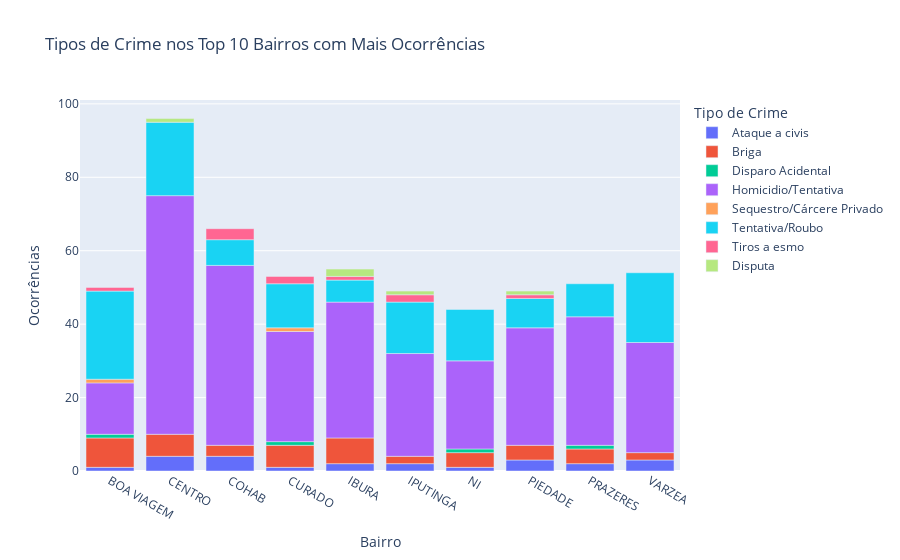

Notebook code for this chart:
### Code cell
# Tipos de crime mais comuns por bairro (top 10 bairros)
top_neighborhoods = df1.groupby('neighborhood')['occurrence'].sum().sort_values(ascending=False).head(10).index
df_top_neighborhoods = df1[df1['neighborhood'].isin(top_neighborhoods)]
crime_by_neighborhood = df_top_neighborhoods.groupby(['neighborhood', 'crimeType'])['occurrence'].sum().reset_index()
px.bar(crime_by_neighborhood, x='neighborhood', y='occurrence', color='crimeType',
       title='Tipos de Crime nos Top 10 Bairros com Mais Ocorrências',
       labels={'neighborhood': 'Bairro', 'occurrence': 'Ocorrências', 'crimeType': 'Tipo de Crime'})

### Figure 1 — Plotly figure (JSON) as saved in the notebook; plotly's stock layout.template omitted (floating-point values rounded to 4 significant figures)
{"data": [{"hovertemplate": "Tipo de Crime=Ataque a civis<br>Bairro=%{x}<br>Ocorrências=%{y}<extra></extra>", "legendgroup": "Ataque a civis", "marker": {"color": "#636efa", "pattern": {"shape": ""}}, "name": "Ataque a civis", "orientation": "v", "showlegend": true, "textposition": "auto", "type": "bar", "x": ["BOA VIAGEM", "CENTRO", "COHAB", "CURADO", "IBURA", "IPUTINGA", "NI", "PIEDADE", "PRAZERES", "VARZEA"], "xaxis": "x", "y": [1, 4, 4, 1, 2, 2, 1, 3, 2, 3], "yaxis": "y"}, {"hovertemplate": "Tipo de Crime=Briga<br>Bairro=%{x}<br>Ocorrências=%{y}<extra></extra>", "legendgroup": "Briga", "marker": {"color": "#EF553B", "pattern": {"shape": ""}}, "name": "Briga", "orientation": "v", "showlegend": true, "textposition": "auto", "type": "bar", "x": ["BOA VIAGEM", "CENTRO", "COHAB", "CURADO", "IBURA", "IPUTINGA", "NI", "PIEDADE", "PRAZERES", "VARZEA"], "xaxis": "x", "y": [8, 6, 3, 6, 7, 2, 4, 4, 4, 2], "yaxis": "y"}, {"hovertemplate": "Tipo de Crime=Disparo Acidental<br>Bairro=%{x}<br>Ocorrências=%{y}<extra></extra>", "legendgroup": "Disparo Acidental", "marker": {"color": "#00cc96", "pattern": {"shape": ""}}, "name": "Disparo Acidental", "orientation": "v", "showlegend": true, "textposition": "auto", "type": "bar", "x": ["BOA VIAGEM", "CURADO", "NI", "PRAZERES"], "xaxis": "x", "y": [1, 1, 1, 1], "yaxis": "y"}, {"hovertemplate": "Tipo de Crime=Homicidio/Tentativa<br>Bairro=%{x}<br>Ocorrências=%{y}<extra></extra>", "legendgroup": "Homicidio/Tentativa", "marker": {"color": "#ab63fa", "pattern": {"shape": ""}}, "name": "Homicidio/Tentativa", "orientation": "v", "showlegend": true, "textposition": "auto", "type": "bar", "x": ["BOA VIAGEM", "CENTRO", "COHAB", "CURADO", "IBURA", "IPUTINGA", "NI", "PIEDADE", "PRAZERES", "VARZEA"], "xaxis": "x", "y": [14, 65, 49, 30, 37, 28, 24, 32, 35, 30], "yaxis": "y"}, {"hovertemplate": "Tipo de Crime=Sequestro/Cárcere Privado<br>Bairro=%{x}<br>Ocorrências=%{y}<extra></extra>", "legendgroup": "Sequestro/Cárcere Privado", "marker": {"color": "#FFA15A", "pattern": {"shape": ""}}, "name": "Sequestro/Cárcere Privado", "orientation": "v", "showlegend": true, "textposition": "auto", "type": "bar", "x": ["BOA VIAGEM", "CURADO"], "xaxis": "x", "y": [1, 1], "yaxis": "y"}, {"hovertemplate": "Tipo de Crime=Tentativa/Roubo<br>Bairro=%{x}<br>Ocorrências=%{y}<extra></extra>", "legendgroup": "Tentativa/Roubo", "marker": {"color": "#19d3f3", "pattern": {"shape": ""}}, "name": "Tentativa/Roubo", "orientation": "v", "showlegend": true, "textposition": "auto", "type": "bar", "x": ["BOA VIAGEM", "CENTRO", "COHAB", "CURADO", "IBURA", "IPUTINGA", "NI", "PIEDADE", "PRAZERES", "VARZEA"], "xaxis": "x", "y": [24, 20, 7, 12, 6, 14, 14, 8, 9, 19], "yaxis": "y"}, {"hovertemplate": "Tipo de Crime=Tiros a esmo<br>Bairro=%{x}<br>Ocorrências=%{y}<extra></extra>", "legendgroup": "Tiros a esmo", "marker": {"color": "#FF6692", "pattern": {"shape": ""}}, "name": "Tiros a esmo", "orientation": "v", "showlegend": true, "textposition": "auto", "type": "bar", "x": ["BOA VIAGEM", "COHAB", "CURADO", "IBURA", "IPUTINGA", "PIEDADE"], "xaxis": "x", "y": [1, 3, 2, 1, 2, 1], "yaxis": "y"}, {"hovertemplate": "Tipo de Crime=Disputa<br>Bairro=%{x}<br>Ocorrências=%{y}<extra></extra>", "legendgroup": "Disputa", "marker": {"color": "#B6E880", "pattern": {"shape": ""}}, "name": "Disputa", "orientation": "v", "showlegend": true, "textposition": "auto", "type": "bar", "x": ["CENTRO", "IBURA", "IPUTINGA", "PIEDADE"], "xaxis": "x", "y": [1, 2, 1, 1], "yaxis": "y"}], "layout": {"barmode": "relative", "legend": {"title": {"text": "Tipo de Crime"}, "tracegroupgap": 0}, "title": {"text": "Tipos de Crime nos Top 10 Bairros com Mais Ocorrências"}, "xaxis": {"anchor": "y", "domain": [0, 1], "title": {"text": "Bairro"}}, "yaxis": {"anchor": "x", "domain": [0, 1], "title": {"text": "Ocorrências"}}}}
